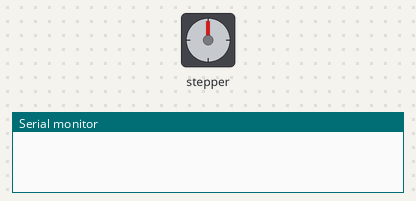
A sketch run on a simulated Arduino Uno, built with avr-gcc and run on an emulated ATmega328P. On the bench: stepper motor, the last lines printed to the serial monitor. Stepper angles assume 200 steps per turn.

Above: at 0.1 s.
At 1.15 s:
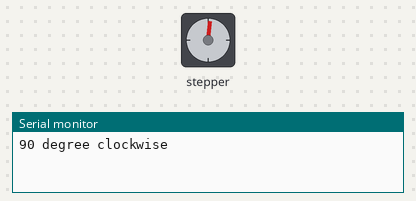
At 1.78 s:
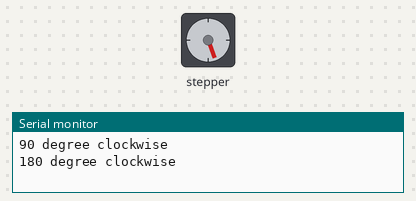
At 2.7 s:
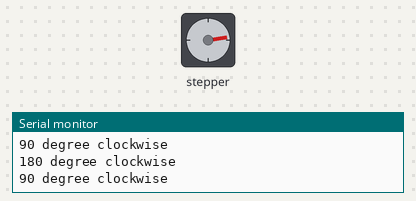
Timing chart, 0 to 4.2 s (numbered marks = the images above):
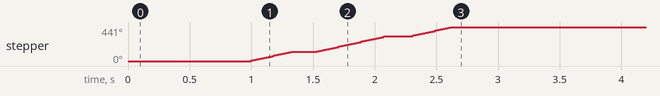

Measured:
- by itself, stepper: turns 441° clockwise in 1.6 s

The sketch:

stepper.ino
```cpp
/*
 Program To rotate stepper motor of rotating structure
1. Move the Rotating Structure in clockwise direction by 90 deg.
2.  Stop for 200msec.
3.  Move the Rotating Structure again in clockwise direction by 180 deg.
4.   Stop for 200msec.
5.  Move the Rotating Structure in clockwise direction by 90 deg.


 */

#include <Stepper.h>

const int stepsPerRevolution = 200;  // change this to fit the number of steps per revolution
// for your motor

// initialize the stepper library on pins 8 through 11:
Stepper myStepper(stepsPerRevolution, 8, 9, 10, 11);
int i = 1;

void setup() {
  // set the speed at 60 rpm:
  myStepper.setSpeed(60);
  // initialize the serial port:
  Serial.begin(9600);
  delay(1000);


}

void loop() {

  if(i==1){

     // step one revolution  in one direction:
  Serial.println("90 degree clockwise");
  myStepper.step(65);
  delay(200);

  Serial.println("180 degree clockwise");
  myStepper.step(115);
  delay(200);

  Serial.println("90 degree clockwise");
  myStepper.step(65);
  delay(200);
  i++;

  }
  }
```
